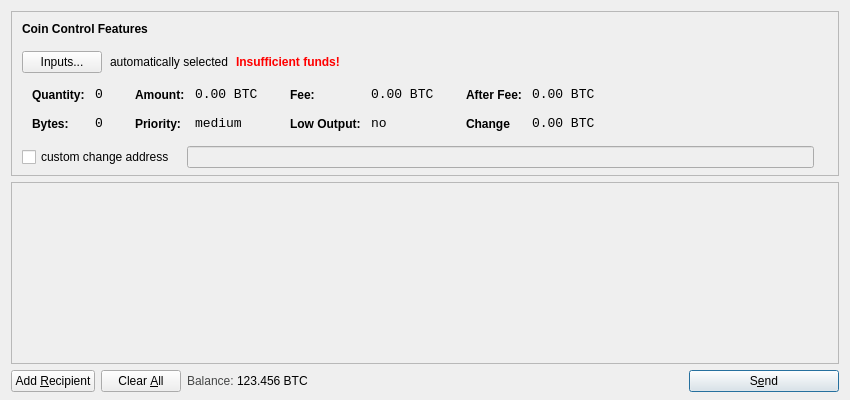
<?xml version="1.0" encoding="UTF-8"?>
<ui version="4.0">
 <class>SendCoinsDialog</class>
 <widget class="QDialog" name="SendCoinsDialog">
  <property name="geometry">
   <rect>
    <x>0</x>
    <y>0</y>
    <width>850</width>
    <height>400</height>
   </rect>
  </property>
  <property name="windowTitle">
   <string>Send Coins</string>
  </property>
  <layout class="QVBoxLayout" name="verticalLayout" stretch="0,1,0">
   <property name="bottomMargin">
    <number>8</number>
   </property>
   <item>
    <widget class="QFrame" name="frameCoinControl">
     <property name="sizePolicy">
      <sizepolicy hsizetype="Expanding" vsizetype="Expanding">
       <horstretch>0</horstretch>
       <verstretch>0</verstretch>
      </sizepolicy>
     </property>
     <property name="maximumSize">
      <size>
       <width>16777215</width>
       <height>16777215</height>
      </size>
     </property>
     <property name="frameShape">
      <enum>QFrame::StyledPanel</enum>
     </property>
     <property name="frameShadow">
      <enum>QFrame::Sunken</enum>
     </property>
     <layout class="QVBoxLayout" name="verticalLayoutCoinControl2">
      <property name="spacing">
       <number>6</number>
      </property>
      <property name="leftMargin">
       <number>0</number>
      </property>
      <property name="topMargin">
       <number>0</number>
      </property>
      <property name="rightMargin">
       <number>0</number>
      </property>
      <property name="bottomMargin">
       <number>6</number>
      </property>
      <item>
       <layout class="QVBoxLayout" name="verticalLayoutCoinControl" stretch="0,0,0,0,1">
        <property name="spacing">
         <number>0</number>
        </property>
        <property name="leftMargin">
         <number>10</number>
        </property>
        <property name="topMargin">
         <number>10</number>
        </property>
        <item>
         <layout class="QHBoxLayout" name="horizontalLayoutCoinControl1">
          <property name="bottomMargin">
           <number>15</number>
          </property>
          <item>
           <widget class="QLabel" name="labelCoinControlFeatures">
            <property name="sizePolicy">
             <sizepolicy hsizetype="Preferred" vsizetype="Maximum">
              <horstretch>0</horstretch>
              <verstretch>0</verstretch>
             </sizepolicy>
            </property>
            <property name="font">
             <font>
              <weight>75</weight>
              <bold>true</bold>
             </font>
            </property>
            <property name="styleSheet">
             <string notr="true">font-weight:bold;</string>
            </property>
            <property name="text">
             <string>Coin Control Features</string>
            </property>
           </widget>
          </item>
         </layout>
        </item>
        <item>
         <layout class="QHBoxLayout" name="horizontalLayoutCoinControl2" stretch="0,0,0,0">
          <property name="spacing">
           <number>8</number>
          </property>
          <property name="bottomMargin">
           <number>10</number>
          </property>
          <item>
           <widget class="QPushButton" name="pushButtonCoinControl">
            <property name="styleSheet">
             <string notr="true"/>
            </property>
            <property name="text">
             <string>Inputs...</string>
            </property>
           </widget>
          </item>
          <item>
           <widget class="QLabel" name="labelCoinControlAutomaticallySelected">
            <property name="text">
             <string>automatically selected</string>
            </property>
            <property name="margin">
             <number>5</number>
            </property>
           </widget>
          </item>
          <item>
           <widget class="QLabel" name="labelCoinControlInsuffFunds">
            <property name="font">
             <font>
              <weight>75</weight>
              <bold>true</bold>
             </font>
            </property>
            <property name="styleSheet">
             <string notr="true">color:red;font-weight:bold;</string>
            </property>
            <property name="text">
             <string>Insufficient funds!</string>
            </property>
            <property name="margin">
             <number>5</number>
            </property>
           </widget>
          </item>
          <item>
           <spacer name="horizontalSpacerCoinControl">
            <property name="orientation">
             <enum>Qt::Horizontal</enum>
            </property>
            <property name="sizeHint" stdset="0">
             <size>
              <width>40</width>
              <height>1</height>
             </size>
            </property>
           </spacer>
          </item>
         </layout>
        </item>
        <item>
         <widget class="QWidget" name="widgetCoinControl" native="true">
          <property name="sizePolicy">
           <sizepolicy hsizetype="Preferred" vsizetype="Preferred">
            <horstretch>0</horstretch>
            <verstretch>0</verstretch>
           </sizepolicy>
          </property>
          <property name="minimumSize">
           <size>
            <width>0</width>
            <height>0</height>
           </size>
          </property>
          <property name="styleSheet">
           <string notr="true"/>
          </property>
          <layout class="QHBoxLayout" name="horizontalLayoutCoinControl5">
           <property name="margin">
            <number>0</number>
           </property>
           <item>
            <layout class="QHBoxLayout" name="horizontalLayoutCoinControl3" stretch="0,0,0,1">
             <property name="spacing">
              <number>20</number>
             </property>
             <property name="topMargin">
              <number>0</number>
             </property>
             <property name="bottomMargin">
              <number>10</number>
             </property>
             <item>
              <layout class="QFormLayout" name="formLayoutCoinControl1">
               <property name="horizontalSpacing">
                <number>10</number>
               </property>
               <property name="verticalSpacing">
                <number>14</number>
               </property>
               <property name="leftMargin">
                <number>10</number>
               </property>
               <property name="topMargin">
                <number>4</number>
               </property>
               <property name="rightMargin">
                <number>6</number>
               </property>
               <item row="0" column="0">
                <widget class="QLabel" name="labelCoinControlQuantityText">
                 <property name="styleSheet">
                  <string notr="true">font-weight:bold;</string>
                 </property>
                 <property name="text">
                  <string>Quantity:</string>
                 </property>
                 <property name="margin">
                  <number>0</number>
                 </property>
                </widget>
               </item>
               <item row="0" column="1">
                <widget class="QLabel" name="labelCoinControlQuantity">
                 <property name="font">
                  <font>
                   <family>Monospace</family>
                   <pointsize>10</pointsize>
                  </font>
                 </property>
                 <property name="cursor">
                  <cursorShape>IBeamCursor</cursorShape>
                 </property>
                 <property name="contextMenuPolicy">
                  <enum>Qt::ActionsContextMenu</enum>
                 </property>
                 <property name="text">
                  <string>0</string>
                 </property>
                 <property name="margin">
                  <number>0</number>
                 </property>
                 <property name="textInteractionFlags">
                  <set>Qt::LinksAccessibleByMouse|Qt::TextSelectableByKeyboard|Qt::TextSelectableByMouse</set>
                 </property>
                </widget>
               </item>
               <item row="1" column="0">
                <widget class="QLabel" name="labelCoinControlBytesText">
                 <property name="styleSheet">
                  <string notr="true">font-weight:bold;</string>
                 </property>
                 <property name="text">
                  <string>Bytes:</string>
                 </property>
                </widget>
               </item>
               <item row="1" column="1">
                <widget class="QLabel" name="labelCoinControlBytes">
                 <property name="font">
                  <font>
                   <family>Monospace</family>
                   <pointsize>10</pointsize>
                  </font>
                 </property>
                 <property name="cursor">
                  <cursorShape>IBeamCursor</cursorShape>
                 </property>
                 <property name="contextMenuPolicy">
                  <enum>Qt::ActionsContextMenu</enum>
                 </property>
                 <property name="text">
                  <string>0</string>
                 </property>
                 <property name="textInteractionFlags">
                  <set>Qt::LinksAccessibleByMouse|Qt::TextSelectableByKeyboard|Qt::TextSelectableByMouse</set>
                 </property>
                </widget>
               </item>
              </layout>
             </item>
             <item>
              <layout class="QFormLayout" name="formLayoutCoinControl2">
               <property name="horizontalSpacing">
                <number>10</number>
               </property>
               <property name="verticalSpacing">
                <number>14</number>
               </property>
               <property name="leftMargin">
                <number>6</number>
               </property>
               <property name="topMargin">
                <number>4</number>
               </property>
               <property name="rightMargin">
                <number>6</number>
               </property>
               <item row="0" column="0">
                <widget class="QLabel" name="labelCoinControlAmountText">
                 <property name="styleSheet">
                  <string notr="true">font-weight:bold;</string>
                 </property>
                 <property name="text">
                  <string>Amount:</string>
                 </property>
                 <property name="margin">
                  <number>0</number>
                 </property>
                </widget>
               </item>
               <item row="0" column="1">
                <widget class="QLabel" name="labelCoinControlAmount">
                 <property name="font">
                  <font>
                   <family>Monospace</family>
                   <pointsize>10</pointsize>
                  </font>
                 </property>
                 <property name="cursor">
                  <cursorShape>IBeamCursor</cursorShape>
                 </property>
                 <property name="contextMenuPolicy">
                  <enum>Qt::ActionsContextMenu</enum>
                 </property>
                 <property name="text">
                  <string>0.00 BTC</string>
                 </property>
                 <property name="textInteractionFlags">
                  <set>Qt::LinksAccessibleByMouse|Qt::TextSelectableByKeyboard|Qt::TextSelectableByMouse</set>
                 </property>
                </widget>
               </item>
               <item row="1" column="0">
                <widget class="QLabel" name="labelCoinControlPriorityText">
                 <property name="styleSheet">
                  <string notr="true">font-weight:bold;</string>
                 </property>
                 <property name="text">
                  <string>Priority:</string>
                 </property>
                </widget>
               </item>
               <item row="1" column="1">
                <widget class="QLabel" name="labelCoinControlPriority">
                 <property name="font">
                  <font>
                   <family>Monospace</family>
                   <pointsize>10</pointsize>
                  </font>
                 </property>
                 <property name="cursor">
                  <cursorShape>IBeamCursor</cursorShape>
                 </property>
                 <property name="contextMenuPolicy">
                  <enum>Qt::ActionsContextMenu</enum>
                 </property>
                 <property name="text">
                  <string>medium</string>
                 </property>
                 <property name="textInteractionFlags">
                  <set>Qt::LinksAccessibleByMouse|Qt::TextSelectableByKeyboard|Qt::TextSelectableByMouse</set>
                 </property>
                </widget>
               </item>
              </layout>
             </item>
             <item>
              <layout class="QFormLayout" name="formLayoutCoinControl3">
               <property name="horizontalSpacing">
                <number>10</number>
               </property>
               <property name="verticalSpacing">
                <number>14</number>
               </property>
               <property name="leftMargin">
                <number>6</number>
               </property>
               <property name="topMargin">
                <number>4</number>
               </property>
               <property name="rightMargin">
                <number>6</number>
               </property>
               <item row="0" column="0">
                <widget class="QLabel" name="labelCoinControlFeeText">
                 <property name="styleSheet">
                  <string notr="true">font-weight:bold;</string>
                 </property>
                 <property name="text">
                  <string>Fee:</string>
                 </property>
                 <property name="margin">
                  <number>0</number>
                 </property>
                </widget>
               </item>
               <item row="0" column="1">
                <widget class="QLabel" name="labelCoinControlFee">
                 <property name="font">
                  <font>
                   <family>Monospace</family>
                   <pointsize>10</pointsize>
                  </font>
                 </property>
                 <property name="cursor">
                  <cursorShape>IBeamCursor</cursorShape>
                 </property>
                 <property name="contextMenuPolicy">
                  <enum>Qt::ActionsContextMenu</enum>
                 </property>
                 <property name="text">
                  <string>0.00 BTC</string>
                 </property>
                 <property name="textInteractionFlags">
                  <set>Qt::LinksAccessibleByMouse|Qt::TextSelectableByKeyboard|Qt::TextSelectableByMouse</set>
                 </property>
                </widget>
               </item>
               <item row="1" column="0">
                <widget class="QLabel" name="labelCoinControlLowOutputText">
                 <property name="styleSheet">
                  <string notr="true">font-weight:bold;</string>
                 </property>
                 <property name="text">
                  <string>Low Output:</string>
                 </property>
                </widget>
               </item>
               <item row="1" column="1">
                <widget class="QLabel" name="labelCoinControlLowOutput">
                 <property name="font">
                  <font>
                   <family>Monospace</family>
                   <pointsize>10</pointsize>
                  </font>
                 </property>
                 <property name="cursor">
                  <cursorShape>IBeamCursor</cursorShape>
                 </property>
                 <property name="contextMenuPolicy">
                  <enum>Qt::ActionsContextMenu</enum>
                 </property>
                 <property name="text">
                  <string>no</string>
                 </property>
                 <property name="textInteractionFlags">
                  <set>Qt::LinksAccessibleByMouse|Qt::TextSelectableByKeyboard|Qt::TextSelectableByMouse</set>
                 </property>
                </widget>
               </item>
              </layout>
             </item>
             <item>
              <layout class="QFormLayout" name="formLayoutCoinControl4">
               <property name="horizontalSpacing">
                <number>10</number>
               </property>
               <property name="verticalSpacing">
                <number>14</number>
               </property>
               <property name="leftMargin">
                <number>6</number>
               </property>
               <property name="topMargin">
                <number>4</number>
               </property>
               <property name="rightMargin">
                <number>6</number>
               </property>
               <item row="0" column="0">
                <widget class="QLabel" name="labelCoinControlAfterFeeText">
                 <property name="styleSheet">
                  <string notr="true">font-weight:bold;</string>
                 </property>
                 <property name="text">
                  <string>After Fee:</string>
                 </property>
                 <property name="margin">
                  <number>0</number>
                 </property>
                </widget>
               </item>
               <item row="0" column="1">
                <widget class="QLabel" name="labelCoinControlAfterFee">
                 <property name="font">
                  <font>
                   <family>Monospace</family>
                   <pointsize>10</pointsize>
                  </font>
                 </property>
                 <property name="cursor">
                  <cursorShape>IBeamCursor</cursorShape>
                 </property>
                 <property name="contextMenuPolicy">
                  <enum>Qt::ActionsContextMenu</enum>
                 </property>
                 <property name="text">
                  <string>0.00 BTC</string>
                 </property>
                 <property name="textInteractionFlags">
                  <set>Qt::LinksAccessibleByMouse|Qt::TextSelectableByKeyboard|Qt::TextSelectableByMouse</set>
                 </property>
                </widget>
               </item>
               <item row="1" column="0">
                <widget class="QLabel" name="labelCoinControlChangeText">
                 <property name="styleSheet">
                  <string notr="true">font-weight:bold;</string>
                 </property>
                 <property name="text">
                  <string>Change</string>
                 </property>
                </widget>
               </item>
               <item row="1" column="1">
                <widget class="QLabel" name="labelCoinControlChange">
                 <property name="font">
                  <font>
                   <family>Monospace</family>
                   <pointsize>10</pointsize>
                  </font>
                 </property>
                 <property name="cursor">
                  <cursorShape>IBeamCursor</cursorShape>
                 </property>
                 <property name="contextMenuPolicy">
                  <enum>Qt::ActionsContextMenu</enum>
                 </property>
                 <property name="text">
                  <string>0.00 BTC</string>
                 </property>
                 <property name="textInteractionFlags">
                  <set>Qt::LinksAccessibleByMouse|Qt::TextSelectableByKeyboard|Qt::TextSelectableByMouse</set>
                 </property>
                </widget>
               </item>
              </layout>
             </item>
            </layout>
           </item>
          </layout>
         </widget>
        </item>
        <item>
         <layout class="QHBoxLayout" name="horizontalLayoutCoinControl4" stretch="0,0,0">
          <property name="spacing">
           <number>12</number>
          </property>
          <property name="sizeConstraint">
           <enum>QLayout::SetDefaultConstraint</enum>
          </property>
          <property name="topMargin">
           <number>5</number>
          </property>
          <property name="rightMargin">
           <number>5</number>
          </property>
          <item>
           <widget class="QCheckBox" name="checkBoxCoinControlChange">
            <property name="text">
             <string>custom change address</string>
            </property>
           </widget>
          </item>
          <item>
           <widget class="QLineEdit" name="lineEditCoinControlChange">
            <property name="enabled">
             <bool>false</bool>
            </property>
            <property name="sizePolicy">
             <sizepolicy hsizetype="Expanding" vsizetype="Fixed">
              <horstretch>0</horstretch>
              <verstretch>0</verstretch>
             </sizepolicy>
            </property>
           </widget>
          </item>
          <item>
           <widget class="QLabel" name="labelCoinControlChangeLabel">
            <property name="sizePolicy">
             <sizepolicy hsizetype="Preferred" vsizetype="Expanding">
              <horstretch>0</horstretch>
              <verstretch>0</verstretch>
             </sizepolicy>
            </property>
            <property name="minimumSize">
             <size>
              <width>0</width>
              <height>0</height>
             </size>
            </property>
            <property name="text">
             <string/>
            </property>
            <property name="margin">
             <number>3</number>
            </property>
           </widget>
          </item>
         </layout>
        </item>
        <item>
         <spacer name="verticalSpacerCoinControl">
          <property name="orientation">
           <enum>Qt::Vertical</enum>
          </property>
          <property name="sizeHint" stdset="0">
           <size>
            <width>800</width>
            <height>1</height>
           </size>
          </property>
         </spacer>
        </item>
       </layout>
      </item>
     </layout>
    </widget>
   </item>
   <item>
    <widget class="QScrollArea" name="scrollArea">
     <property name="widgetResizable">
      <bool>true</bool>
     </property>
     <widget class="QWidget" name="scrollAreaWidgetContents">
      <property name="geometry">
       <rect>
        <x>0</x>
        <y>0</y>
        <width>830</width>
        <height>156</height>
       </rect>
      </property>
      <layout class="QVBoxLayout" name="verticalLayout_2">
       <property name="margin">
        <number>0</number>
       </property>
       <item>
        <layout class="QVBoxLayout" name="entries">
         <property name="spacing">
          <number>6</number>
         </property>
        </layout>
       </item>
       <item>
        <spacer name="verticalSpacer">
         <property name="orientation">
          <enum>Qt::Vertical</enum>
         </property>
         <property name="sizeHint" stdset="0">
          <size>
           <width>20</width>
           <height>40</height>
          </size>
         </property>
        </spacer>
       </item>
      </layout>
     </widget>
    </widget>
   </item>
   <item>
    <layout class="QHBoxLayout" name="horizontalLayout">
     <item>
      <widget class="QPushButton" name="addButton">
       <property name="toolTip">
        <string>Send to multiple recipients at once</string>
       </property>
       <property name="text">
        <string>Add &amp;Recipient</string>
       </property>
       <property name="icon">
        <iconset resource="../bitcoin.qrc">
         <normaloff>:/icons/add</normaloff>:/icons/add</iconset>
       </property>
       <property name="autoDefault">
        <bool>false</bool>
       </property>
      </widget>
     </item>
     <item>
      <widget class="QPushButton" name="clearButton">
       <property name="sizePolicy">
        <sizepolicy hsizetype="Minimum" vsizetype="Fixed">
         <horstretch>0</horstretch>
         <verstretch>0</verstretch>
        </sizepolicy>
       </property>
       <property name="toolTip">
        <string>Remove all transaction fields</string>
       </property>
       <property name="text">
        <string>Clear &amp;All</string>
       </property>
       <property name="icon">
        <iconset resource="../bitcoin.qrc">
         <normaloff>:/icons/remove</normaloff>:/icons/remove</iconset>
       </property>
       <property name="autoRepeatDelay">
        <number>300</number>
       </property>
       <property name="autoDefault">
        <bool>false</bool>
       </property>
      </widget>
     </item>
     <item>
      <layout class="QHBoxLayout" name="horizontalLayout_2">
       <property name="spacing">
        <number>3</number>
       </property>
       <item>
        <widget class="QLabel" name="label">
         <property name="sizePolicy">
          <sizepolicy hsizetype="Preferred" vsizetype="Fixed">
           <horstretch>0</horstretch>
           <verstretch>0</verstretch>
          </sizepolicy>
         </property>
         <property name="styleSheet">
          <string notr="true">#label { color: #464747; }</string>
         </property>
         <property name="text">
          <string>Balance:</string>
         </property>
        </widget>
       </item>
       <item>
        <widget class="QLabel" name="labelBalance">
         <property name="sizePolicy">
          <sizepolicy hsizetype="Preferred" vsizetype="Fixed">
           <horstretch>0</horstretch>
           <verstretch>0</verstretch>
          </sizepolicy>
         </property>
         <property name="cursor">
          <cursorShape>IBeamCursor</cursorShape>
         </property>
         <property name="styleSheet">
          <string notr="true">#label { color: #464747; }</string>
         </property>
         <property name="text">
          <string>123.456 BTC</string>
         </property>
         <property name="textInteractionFlags">
          <set>Qt::LinksAccessibleByMouse|Qt::TextSelectableByKeyboard|Qt::TextSelectableByMouse</set>
         </property>
        </widget>
       </item>
      </layout>
     </item>
     <item>
      <spacer name="horizontalSpacer">
       <property name="orientation">
        <enum>Qt::Horizontal</enum>
       </property>
       <property name="sizeHint" stdset="0">
        <size>
         <width>40</width>
         <height>20</height>
        </size>
       </property>
      </spacer>
     </item>
     <item>
      <widget class="QPushButton" name="sendButton">
       <property name="minimumSize">
        <size>
         <width>150</width>
         <height>0</height>
        </size>
       </property>
       <property name="toolTip">
        <string>Confirm the send action</string>
       </property>
       <property name="text">
        <string>S&amp;end</string>
       </property>
       <property name="icon">
        <iconset resource="../bitcoin.qrc">
         <normaloff>:/icons/send</normaloff>:/icons/send</iconset>
       </property>
       <property name="default">
        <bool>true</bool>
       </property>
      </widget>
     </item>
    </layout>
   </item>
  </layout>
 </widget>
 <resources>
  <include location="../bitcoin.qrc"/>
 </resources>
 <connections/>
</ui>
